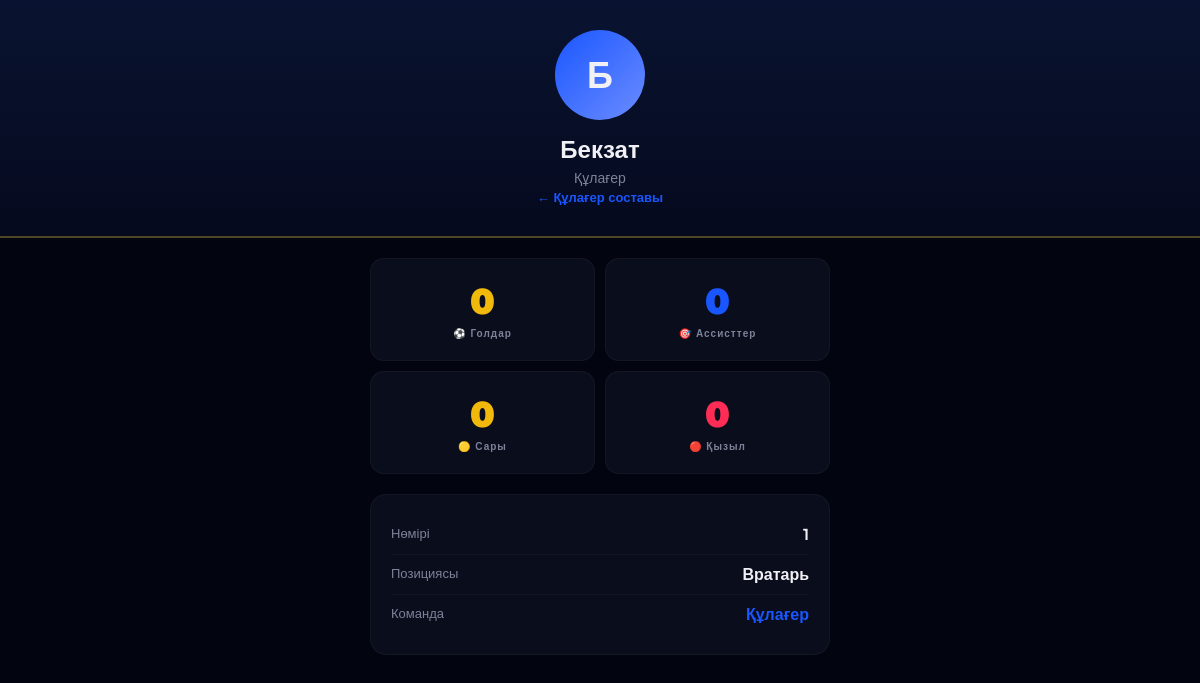
Screenshot of /player/1 with the database file from the repository.
### tables this page shows
CREATE TABLE players (
        id INTEGER PRIMARY KEY, name TEXT, number INTEGER, position TEXT,
        team_id INTEGER, goals INTEGER DEFAULT 0, assists INTEGER DEFAULT 0,
        yellow_cards INTEGER DEFAULT 0, red_cards INTEGER DEFAULT 0,
        FOREIGN KEY (team_id) REFERENCES teams(id)
    );

CREATE TABLE teams (
        id INTEGER PRIMARY KEY, name TEXT, logo TEXT DEFAULT '',
        games INTEGER DEFAULT 0, wins INTEGER DEFAULT 0, draws INTEGER DEFAULT 0,
        losses INTEGER DEFAULT 0, goals_for INTEGER DEFAULT 0, goals_against INTEGER DEFAULT 0,
        points INTEGER DEFAULT 0
    );

### app.py (the view)
@app.route('/player/<int:id>')
def player(id):
    db = get_db()
    player_data = db.execute('SELECT * FROM players WHERE id = ?', (id,)).fetchone()
    team_data = db.execute('SELECT * FROM teams WHERE id = ?', (player_data['team_id'],)).fetchone()
    player_events = db.execute('''
        SELECT e.*, m.match_date, m.round,
               t1.name as home_name, t2.name as away_name,
               m.home_score, m.away_score, m.home_team_id
        FROM events e
        JOIN matches m ON e.match_id = m.id
        JOIN teams t1 ON m.home_team_id = t1.id
        JOIN teams t2 ON m.away_team_id = t2.id
        WHERE e.player_id = ?
        ORDER BY m.match_date DESC
    ''', (id,)).fetchall()
    db.close()
    return render_template('player.html', player=player_data, team=team_data, events=player_events)

### app.py (called while the page is built)
def get_db():
    conn = sqlite3.connect('league.db')
    conn.row_factory = sqlite3.Row
    return conn

### templates/player.html (shortened to what this page needs)
<!DOCTYPE html>
<html lang="kk">
<head>
</head>
<body>
    <div class="header">
        <div class="avatar">{{ player.name[0] }}</div>
        <h1>{{ player.name }}</h1>
        <div class="team-name">{{ team.name }}</div>
        <a href="/team/{{ team.id }}">← {{ team.name }} составы</a>
    </div>
    <div class="container">
        <div class="stats-grid">
            <div class="stat-box goals"><div class="val">{{ player.goals }}</div><div class="lbl">⚽ Голдар</div></div>
            <div class="stat-box assists"><div class="val">{{ player.assists }}</div><div class="lbl">🎯 Ассисттер</div></div>
            <div class="stat-box yellow"><div class="val">{{ player.yellow_cards }}</div><div class="lbl">🟡 Сары</div></div>
            <div class="stat-box red"><div class="val">{{ player.red_cards }}</div><div class="lbl">🔴 Қызыл</div></div>
        </div>
        <div class="card">
            <div class="info-row"><span class="info-lbl">Нөмірі</span><span class="info-val">{{ player.number }}</span></div>
            <div class="info-row"><span class="info-lbl">Позициясы</span><span class="info-val">{{ player.position }}</span></div>
            <div class="info-row"><span class="info-lbl">Команда</span><span class="info-val"><a href="/team/{{ team.id }}" style="color:#1a56ff;text-decoration:none;">{{ team.name }}</a></span></div>
        </div>
    </div>
</body>
</html>

### templates/player.html (style rules this page uses)
* { margin: 0; padding: 0; box-sizing: border-box; }
body { font-family: 'Montserrat', sans-serif; background: #020510; color: #f0f0f5; }
.header { background: linear-gradient(180deg, rgba(10,20,50,0.95), rgba(5,10,30,0.95)); padding: 30px; text-align: center; border-bottom: 2px solid rgba(240,185,11,0.3); }
.header .avatar { width: 90px; height: 90px; border-radius: 50%; background: linear-gradient(135deg, #1a56ff, #6b8cff); margin: 0 auto 15px; display: flex; align-items: center; justify-content: center; font-size: 36px; font-weight: 900; }
.header h1 { font-size: 24px; font-weight: 800; }
.header .team-name { color: #7e8299; font-size: 14px; margin-top: 5px; }
.header a { color: #1a56ff; text-decoration: none; font-size: 13px; font-weight: 600; }
.container { max-width: 500px; margin: 0 auto; padding: 20px; }
.stats-grid { display: grid; grid-template-columns: repeat(2, 1fr); gap: 10px; margin-bottom: 20px; }
.stat-box { background: rgba(12,16,30,0.85); border-radius: 14px; padding: 20px; text-align: center; border: 1px solid rgba(255,255,255,0.04); }
.stat-box .val { font-size: 36px; font-weight: 900; }
.stat-box .lbl { font-size: 10px; color: #7e8299; font-weight: 600; letter-spacing: 1px; margin-top: 4px; }
.goals .val { color: #f0b90b; }
.assists .val { color: #1a56ff; }
.yellow .val { color: #f0b90b; }
.red .val { color: #ff2d55; }
.card { background: rgba(12,16,30,0.85); border-radius: 16px; border: 1px solid rgba(255,255,255,0.04); padding: 20px; }
.info-row { display: flex; justify-content: space-between; padding: 10px 0; border-bottom: 1px solid rgba(255,255,255,0.03); }
.info-row:last-child { border-bottom: none; }
.info-lbl { color: #7e8299; font-size: 13px; }
.info-val { font-weight: 600; }

### rows the page displays
players: name "Б", name "Бекзат", goals "0", assists "0", yellow_cards "0", red_cards "0", number "1", position "Вратарь"
teams: name "Құлағер"
